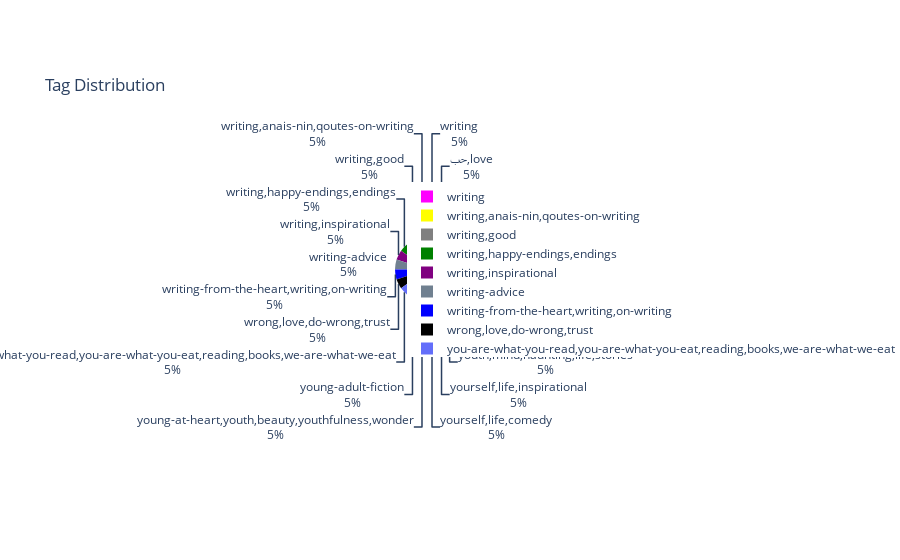

Notebook code cell kept with this figure:
### Markdown cell above
We observe that the love tag has the highest number of quotes, but upon further investigation of the data, i fund out that the fill we used for the nan present in the column mostly filled them with Love some of which were wrongly filles since the quote was not  about love.<br>
We will continue with the visualizations now to further investigate the Tags column to see if there are any other anomalies present.

### Code cell
tag_counts = quotes_2.groupby(by='Tags_').sum().tail(20)

fig = px.pie(tag_counts, names=tag_counts.index, title='Tag Distribution')

fig.update_traces(textfont_size=12, textinfo='percent + label') # increase the text size

fig.update_traces(marker=dict(colors=[ 'magenta' , 'yellow' , 'grey' , 'green' , 'purple' , 'slategrey' , 'blue' , 'black' ])) # update the pie chart colors

fig.show()

### Figure 1 — Plotly figure (JSON) as saved in the notebook; plotly's stock layout.template omitted (floating-point values rounded to 4 significant figures)
{"data": [{"domain": {"x": [0, 1], "y": [0, 1]}, "hovertemplate": "Tags_=%{label}<extra></extra>", "labels": [["writing"], ["writing", "anais-nin", "qoutes-on-writing"], ["writing", "good"], ["writing", "happy-endings", "endings"], ["writing", "inspirational"], ["writing-advice"], ["writing-from-the-heart", "writing", "on-writing"], ["wrong", "love", "do-wrong", "trust"], ["you-are-what-you-read", "you-are-what-you-eat", "reading", "books", "we-are-what-we-eat"], ["young-adult-fiction"], ["young-at-heart", "youth", "beauty", "youthfulness", "wonder"], ["yourself", "life", "comedy"], ["yourself", "life", "inspirational"], ["youth", "mind", "haunting", "life", "stories"], ["youth", "peer-pressure", "individuality", "corruption"], ["zarek"], ["zen", "friendship", "love", "silence", "peace"], ["zen", "mindfulness", "gratitude", "joy", "buddhism"], ["zsadist"], ["حب", "love"]], "legendgroup": "", "marker": {"colors": ["magenta", "yellow", "grey", "green", "purple", "slategrey", "blue", "black"]}, "name": "", "showlegend": true, "textfont": {"size": 12}, "textinfo": "percent+label", "type": "pie"}], "layout": {"legend": {"tracegroupgap": 0}, "title": {"text": "Tag Distribution"}}}
